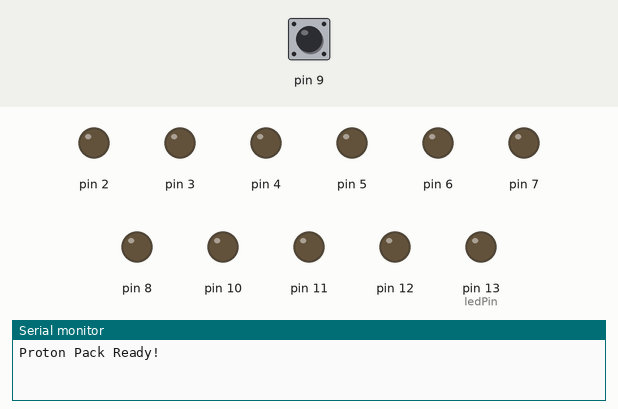
This sketch was run on a simulated Arduino Uno, built with avr-gcc and run on an emulated ATmega328P. Shown: output pins drawn as LEDs (lit = HIGH), the last lines printed to the serial monitor. Dashed ring = blinking. The inputs (shaded band) are chosen by the test bench; at power-on: pin 9 HIGH. Pins used as bus, display or sensor lines are not drawn.

Above: at 1.2 s.
1.3 s: pin 9 pulled LOW for 0.15 s
At 1.85 s:
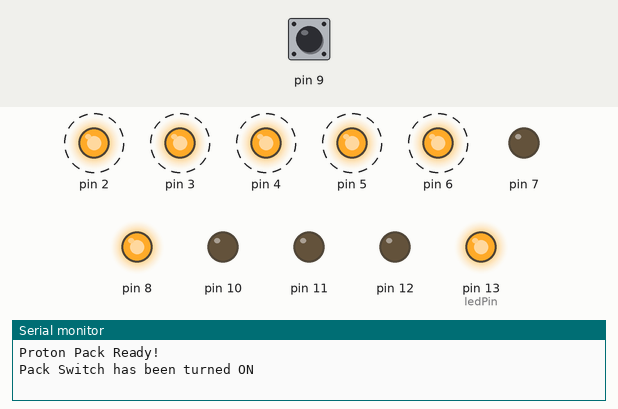
4.3 s: pin 9 pulled LOW for 1 s
At 5.55 s:
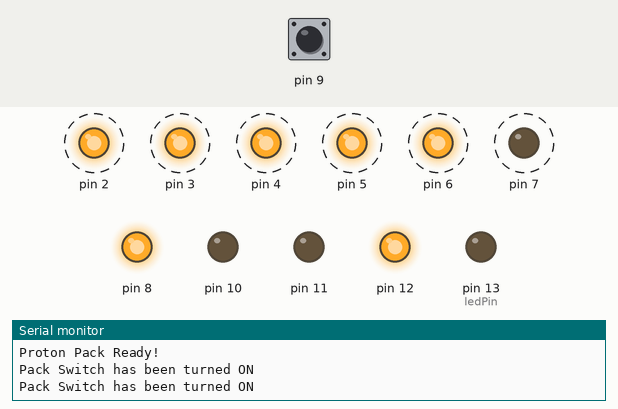
7.3 s: pin 9 pulled LOW for 3.2 s
At 9.25 s:
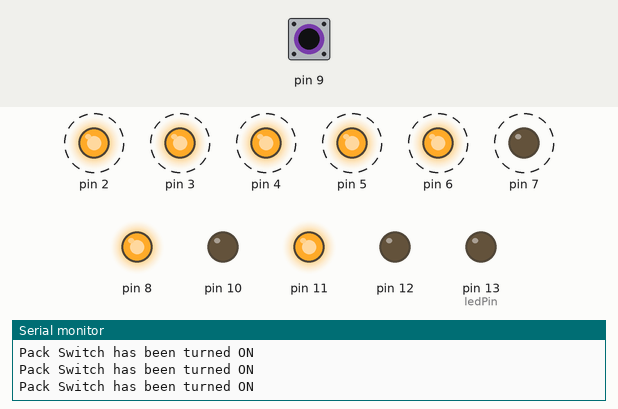
Timing chart, 0 to 14.4 s (numbered marks = the images above; inputs shaded):
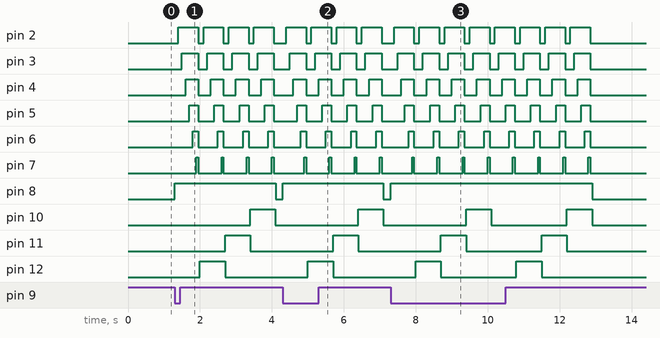

Measured:
- after the input at 1.3 s, pin 2: alternates HIGH for 0.55 s and LOW for 0.15 s, starting after 0.10 s; pin 3: alternates HIGH for 0.45 s and LOW for 0.25 s, starting after 0.20 s
- after the input at 4.3 s, pin 2: alternates HIGH for 0.55 s and LOW for 0.15 s, starting after 0.10 s; pin 3: alternates HIGH for 0.45 s and LOW for 0.25 s, starting after 0.20 s
- after the input at 7.3 s, pin 2: alternates HIGH for 0.55 s and LOW for 0.15 s, 16 changes in all, then stays LOW, starting after 0.10 s; pin 3: alternates HIGH for 0.45 s and LOW for 0.25 s, 16 changes in all, then stays LOW, starting after 0.20 s

The sketch:

ProtonPackControler-Blackwolf.ino
```cpp
/*
  Blink

 Turns on an LED on for one second, then off for one second, repeatedly.

 The circuit:
 * LED connected from digital pin 13 to ground.

 * Note: On most Arduino boards, there is already an LED on the board
 connected to pin 13, so you don't need any extra components for this example.


 Created 1 June 2005
 By David Cuartielles adapted for atmel 328p by Blackwolf

 http://arduino.cc/en/Tutorial/Blink

 based on an orginal by H. Barragan for the Wiring i/o board

 */

int ledPin =  13;    // LED connected to digital pin 13

// The setup() method runs once, when the sketch starts

void setup()   {

  Serial.begin(9600);
  // initialize the digital pin as an output:
  pinMode(13, OUTPUT);
  pinMode(12, OUTPUT);
  pinMode(11, OUTPUT);
  pinMode(10, OUTPUT);
  pinMode(9, INPUT);
  pinMode(8, OUTPUT);
  pinMode(7, OUTPUT);
  pinMode(6, OUTPUT);
  pinMode(5, OUTPUT);
  pinMode(4, OUTPUT);
  pinMode(3, OUTPUT);
  pinMode(2, OUTPUT);
  pinMode(1, OUTPUT);
  pinMode(0, OUTPUT);
  digitalWrite(9, HIGH);
  digitalWrite(8, LOW);
  Serial.println("Proton Pack Ready!");
}

// the loop() method runs over and over again,
// as long as the Arduino has power

void loop()
{
 if (digitalRead(9) == LOW)
{


    Serial.println("Pack Switch has been turned ON");
    digitalWrite(8, HIGH);


  digitalWrite(13, HIGH);
  digitalWrite(1, HIGH);   // set the LED on
  delay(50);                  // wait for a second
  digitalWrite(1, LOW);    // set the LED off
  delay(50);
  digitalWrite(1, HIGH);
  digitalWrite(2, HIGH);  // set the LED on
  delay(50);                  // wait for a second
  digitalWrite(1, LOW);    // set the LED off
  delay(50);
  digitalWrite(3, HIGH);  // set the LED on
  delay(50);                  // wait for a second
  digitalWrite(1, HIGH);    // set the LED off
  delay(50);
  digitalWrite(4, HIGH);  // set the LED on
  delay(50);                  // wait for a second
  digitalWrite(1, LOW);    // set the LED off
  delay(50);
  digitalWrite(1, HIGH);
  digitalWrite(5, HIGH);  // set the LED on
  delay(50);                  // wait for a second
  digitalWrite(1, LOW);    // set the LED off
  delay(50);
  digitalWrite(6, HIGH);  // set the LED on
  delay(50);                  // wait for a second
  digitalWrite(1, LOW);  // set the LED off
  delay(50);
  digitalWrite(1, HIGH);   // set the LED on
  digitalWrite(7, HIGH);
  delay(50);                  // wait for a second
  digitalWrite(1, LOW);    // set the LED off
  digitalWrite(7, LOW);
  digitalWrite(6, LOW);
  digitalWrite(5, LOW);
  digitalWrite(4, LOW);
  digitalWrite(3, LOW);
  digitalWrite(2, LOW);
  delay(50);
  digitalWrite(13, LOW);
  digitalWrite(12, HIGH);
  digitalWrite(1, HIGH);   // set the LED on
  delay(50);                  // wait for a second
  digitalWrite(1, LOW);    // set the LED off
  delay(50);

  digitalWrite(2, HIGH);  // set the LED on
  delay(50);                  // wait for a second
  digitalWrite(1, LOW);    // set the LED off
  delay(50);
  digitalWrite(1, HIGH);
  digitalWrite(3, HIGH);  // set the LED on
  delay(50);                  // wait for a second
  digitalWrite(1, LOW);    // set the LED off
  delay(50);
  digitalWrite(1, HIGH);
  digitalWrite(4, HIGH);  // set the LED on
  delay(50);                  // wait for a second
  digitalWrite(1, LOW);    // set the LED off
  delay(50);
  digitalWrite(5, HIGH);  // set the LED on
  delay(50);                  // wait for a second
  digitalWrite(1, LOW);    // set the LED off
  delay(50);
  digitalWrite(1, HIGH);
  digitalWrite(6, HIGH);  // set the LED on
  delay(50);                  // wait for a second
  digitalWrite(1, LOW);  // set the LED off
  delay(50);
  digitalWrite(1, HIGH);   // set the LED on
  digitalWrite(7, HIGH);
  delay(50);                  // wait for a second
  digitalWrite(1, LOW);    // set the LED off
  digitalWrite(7, LOW);
  digitalWrite(6, LOW);
  digitalWrite(5, LOW);
  digitalWrite(4, LOW);
  digitalWrite(3, LOW);
  digitalWrite(2, LOW);
  delay(50);
  digitalWrite(12, LOW);
  digitalWrite(11, HIGH);
  digitalWrite(1, HIGH);   // set the LED on
  delay(50);                  // wait for a second
  digitalWrite(1, LOW);    // set the LED off
  delay(50);
  digitalWrite(1, HIGH);
  digitalWrite(2, HIGH);  // set the LED on
  delay(50);                  // wait for a second    // set the LED off
  delay(50);
  digitalWrite(1, HIGH);
  digitalWrite(3, HIGH);  // set the LED on
  delay(50);                  // wait for a second
  digitalWrite(1, LOW);    // set the LED off
  delay(50);
  digitalWrite(1, HIGH);
  digitalWrite(4, HIGH);  // set the LED on
  delay(50);                  // wait for a second
  digitalWrite(1, LOW);    // set the LED off
  delay(50);
  digitalWrite(5, HIGH);  // set the LED on
  delay(50);                  // wait for a second
  digitalWrite(1, LOW);    // set the LED off
  delay(50);
  digitalWrite(1, HIGH);
  digitalWrite(6, HIGH);  // set the LED on
  delay(50);                  // wait for a second
  digitalWrite(1, LOW);  // set the LED off
  delay(50);
  digitalWrite(1, HIGH);   // set the LED on
  digitalWrite(7, HIGH);
  delay(50);                  // wait for a second
  digitalWrite(1, LOW);    // set the LED off
  digitalWrite(7, LOW);
  digitalWrite(6, LOW);
  digitalWrite(5, LOW);
  digitalWrite(4, LOW);
  digitalWrite(3, LOW);
  digitalWrite(2, LOW);
  delay(50);
  digitalWrite(11, LOW);
  digitalWrite(10, HIGH);
  digitalWrite(1, HIGH);   // set the LED on
  delay(50);                  // wait for a second
  digitalWrite(1, LOW);    // set the LED off
  delay(50);
  digitalWrite(1, HIGH);
  digitalWrite(2, HIGH);  // set the LED on
  delay(50);                  // wait for a second
  digitalWrite(1, LOW);    // set the LED off
  delay(50);
  digitalWrite(1, HIGH);
  digitalWrite(3, HIGH);  // set the LED on
  delay(50);                  // wait for a second
  digitalWrite(1, LOW);    // set the LED off
  delay(50);
  digitalWrite(1, HIGH);
  digitalWrite(4, HIGH);  // set the LED on
  delay(50);                  // wait for a second
  digitalWrite(1, LOW);    // set the LED off
  delay(50);
  digitalWrite(1, HIGH);
  digitalWrite(5, HIGH);  // set the LED on
  delay(50);                  // wait for a second    // set the LED off
  delay(50);
  digitalWrite(1, HIGH);
  digitalWrite(6, HIGH);  // set the LED on
  delay(50);                  // wait for a second
  digitalWrite(1, LOW);  // set the LED off
  delay(50);   // set the LED on
  digitalWrite(7, HIGH);
  delay(50);                  // wait for a second
  digitalWrite(1, LOW);    // set the LED off
  digitalWrite(7, LOW);
  digitalWrite(6, LOW);
  digitalWrite(5, LOW);
  digitalWrite(4, LOW);
  digitalWrite(3, LOW);
  digitalWrite(2, LOW);
  delay(50);
  digitalWrite(10, LOW);

  }
  else
  {
  digitalWrite(8, LOW);
  }
}
```
